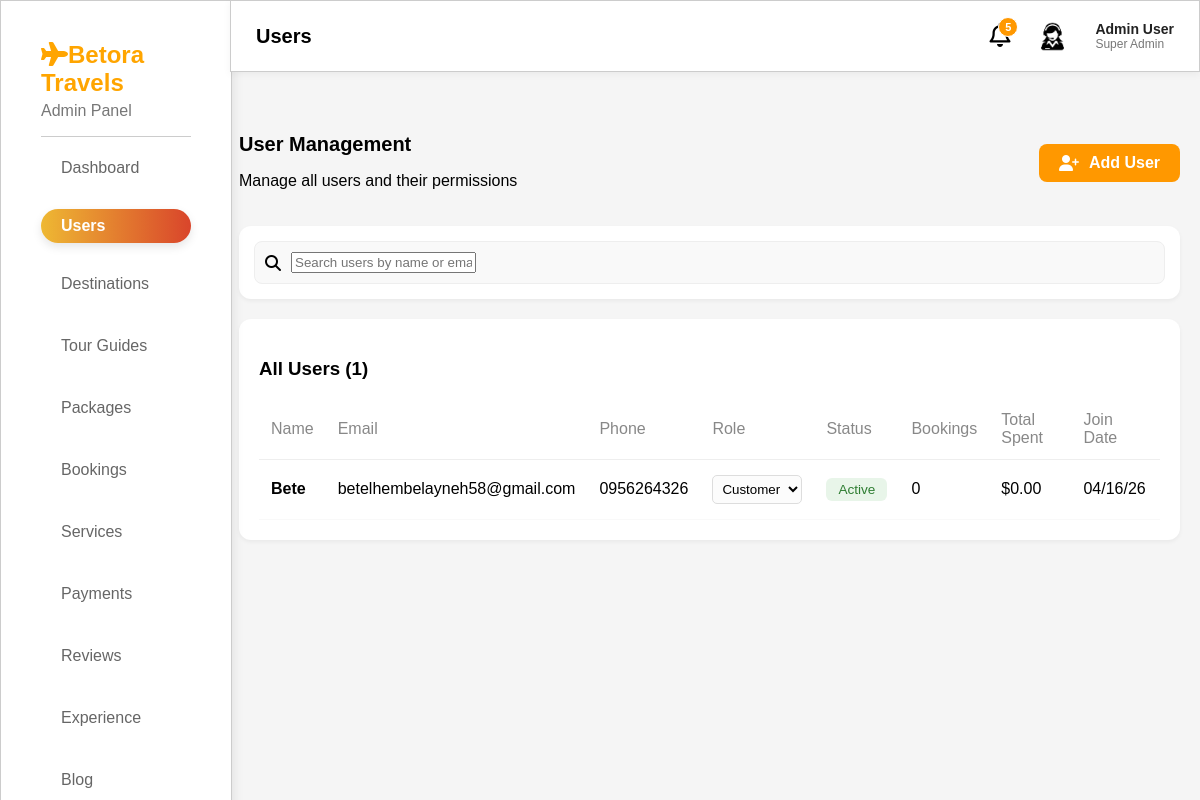
Page /admin/users.php on the earlier database version.
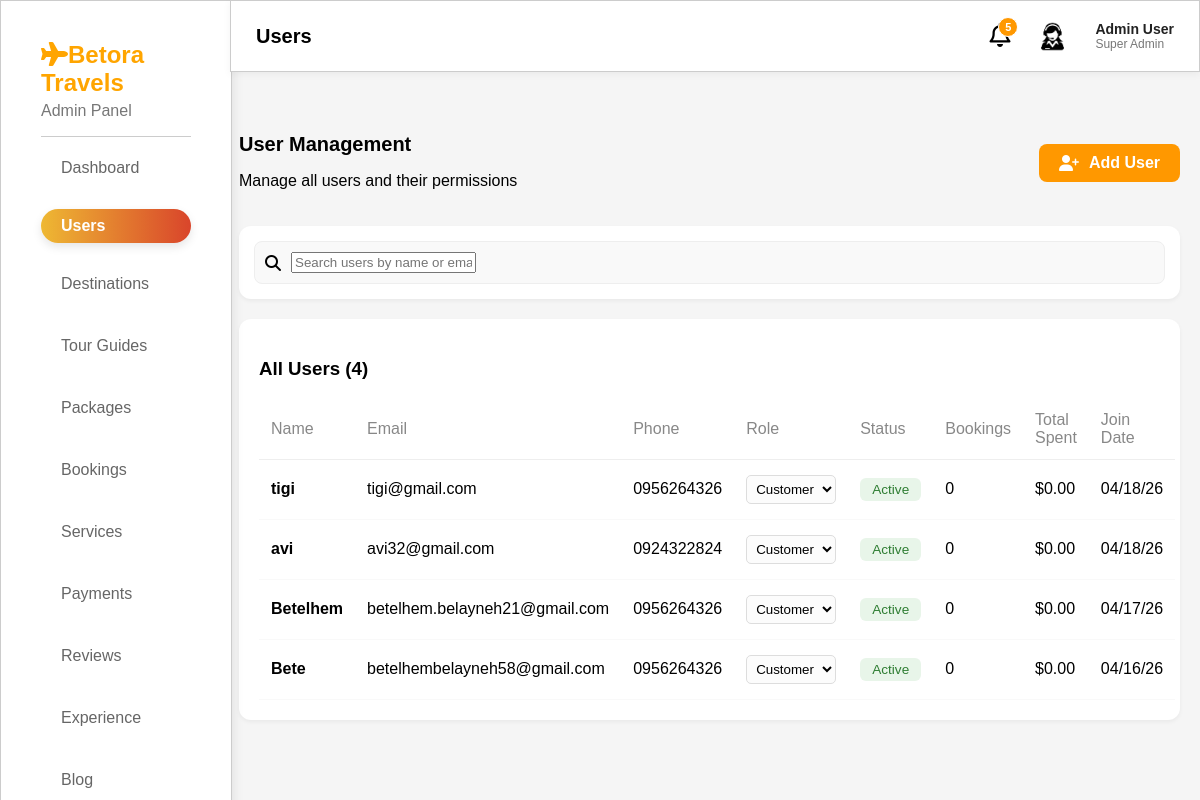
Same page on the later database version.
### tables this page shows
CREATE TABLE `users` (
  `id` int(11) NOT NULL,
  `fullname` varchar(100) DEFAULT NULL,
  `username` varchar(50) NOT NULL,
  `email` varchar(100) DEFAULT NULL,
  `password` varchar(255) DEFAULT NULL,
  `phone` varchar(20) DEFAULT NULL,
  `role` enum('admin','customer') DEFAULT 'customer',
  `created_at` timestamp NOT NULL DEFAULT current_timestamp()
);

### admin/users.php (the view, shortened to what this page needs)
<?php
$conn = new mysqli("localhost", "root","","travel_db");
$pageTitle = "Users";
$query = "
SELECT
    u.*,
    COUNT(b.id) AS bookings_count,
    COALESCE(SUM(b.total_price),0) AS total_spent
FROM users u
LEFT JOIN bookings b ON u.id = b.user_id
GROUP BY u.id
ORDER BY u.id DESC
";
$result = $conn->query($query);
$user_count = $result->num_rows;
?>
<!DOCTYPE html>
<html lang="en">
<head>
    <link rel="stylesheet" href="users.css">
    <?php include
    "layout.php"; ?>
    <link rel="stylesheet" href="https://cdnjs.cloudflare.com/ajax/libs/font-awesome/6.5.0/css/all.min.css">
</head>
<body>
<div class="user-management-container">
    <div class="page-header">
        <div>
            <h1>User Management</h1>
            <p>Manage all users and their permissions</p>
        </div>
        <a href="add_user.php" class="btn-add-user">
            <i class="fa-solid fa-user-plus"></i> Add User
        </a>
    </div>
    <div class="search-section">
        <div class="search-wrapper">
            <i class="fa-solid fa-magnifying-glass"></i>
            <input type="text" placeholder="Search users by name or email...">
        </div>
    </div>
    <div class="table-card">
        <h3>All Users (<?php echo $user_count; ?>)</h3>
        <div class="table-responsive">
            <table>
                <thead>
                    <tr>
                        <th>Name</th>
                        <th>Email</th>
                        <th>Phone</th>
                        <th>Role</th>
                        <th>Status</th>
                        <th>Bookings</th>
                        <th>Total Spent</th>
                        <th>Join Date</th>
                    </tr>
                </thead>
                <tbody>
                    <?php while($row = $result->fetch_assoc()): ?>
                    <tr>
                        <td><strong><?php echo $row['fullname']; ?></strong></td>
                        <td><?php echo $row['email']; ?></td>
                        <td><?php echo $row['phone']; ?></td>
                        <td>
                            <select class="role-select">
        <option value="customer" <?php if($row['role']=='customer') echo 'selected'; ?>>Customer</option>
    </select>
                        </td>
                        <td><span class="status-pill active">Active</span></td>
<td><?php echo $row['bookings_count']; ?></td>
<td>$<?php echo number_format($row['total_spent'],2); ?></td>
                        <td><?php echo date('m/d/y', strtotime($row['created_at'])); ?></td>
                    </tr>
                    <?php endwhile; ?>
                </tbody>
            </table>
        </div>
    </div>
</div>
</body>
</html>

### admin/layout.php (shortened to what this page needs)
<?php
$current_page = basename($_SERVER['PHP_SELF']);
?>
<!DOCTYPE html>
<html lang="en">
<head>
    <link rel="stylesheet" href="style.css">
    <link rel="stylesheet" href="https://cdnjs.cloudflare.com/ajax/libs/font-awesome/6.5.0/css/all.min.css">
</head>
<body>
    <div class="sidebar">
    <div class="logo">
        <h2><i class="fa fa-plane"></i>Betora Travels</h2>
        <p>Admin Panel</p>
    </div>
    <ul class="sidebar-menu">
    <li class="<?php echo ($current_page == 'dashboard.php') ? 'active' : ''; ?>">
        <a href="dashboard.php">Dashboard</a>
    </li>
    <li class="<?php echo ($current_page == 'users.php') ? 'active' : ''; ?>">
        <a href="users.php">Users</a>
    </li>
    <li class="<?php echo ($current_page == 'destinations.php') ? 'active' : ''; ?>">
        <a href="destinations.php">Destinations</a>
    </li>
    <li class="<?php echo ($current_page == 'guides.php') ? 'active' : ''; ?>">
        <a href="guides.php">Tour Guides</a>
    </li>
    <li class="<?php echo ($current_page == 'packages.php') ? 'active' : ''; ?>">
        <a href="packages.php">Packages</a>
    </li>
    <li class="<?php echo ($current_page == 'bookings.php') ? 'active' : ''; ?>">
        <a href="bookings.php">Bookings</a>
    </li>
     <li class="<?php echo ($current_page == 'services.php') ? 'active' : ''; ?>">
        <a href="services.php">Services</a>
    </li>
     <li class="<?php echo ($current_page == 'payments.php') ? 'active' : ''; ?>">
        <a href="payments.php">Payments</a>
    </li>
     <li class="<?php echo ($current_page == 'reviews.php') ? 'active' : ''; ?>">
        <a href="reviews.php">Reviews</a>
    </li>
     <li class="<?php echo ($current_page == 'experience.php') ? 'active' : ''; ?>">
        <a href="experience.php">Experience</a>
    </li>
    <li class="<?php echo ($current_page == 'blog.php') ? 'active' : ''; ?>">
    <a href="blog.php">Blog</a>
    </li>
</ul>
</div>
<div class="topbar">
    <h1><?php echo $pageTitle; ?></h1>
     <div class="admin-info">
             <div class="notification-container">
    <i class="fa-regular fa-bell"></i>
    <span class="badge">5</span>
</div>
        <img src="admin\admin.jpg" alt="Admin">
        <div class="admin-text">
            <span class="admin-name">Admin User</span>
            <span class="admin-role">Super Admin</span>
        </div>
    </div>
</div>
</body>

### admin/users.css (style rules this page uses)
.page-header { display: flex; justify-content: space-between; align-items: center; margin-bottom: 20px; }
.btn-add-user { background-color: #ff9800; color: white; padding: 10px 20px; border-radius: 8px; text-decoration: none; font-weight: bold; display: flex; align-items: center; gap: 10px; }
.search-section { background: white; padding: 15px; border-radius: 12px; margin-bottom: 20px; box-shadow: 0 2px 4px rgba(0,0,0,0.05); }
.search-wrapper { display: flex; align-items: center; gap: 10px; background: #f9f9f9; padding: 10px; border-radius: 8px; border: 1px solid #eee; }
.table-card { background: white; border-radius: 12px; padding: 20px; box-shadow: 0 2px 4px rgba(0,0,0,0.05); }
table { width: 100%; border-collapse: collapse; }
th { text-align: left; color: #888; font-weight: 500; padding: 12px; border-bottom: 1px solid #eee; }
td { padding: 15px 12px; border-bottom: 1px solid #f9f9f9; }
.status-pill.active { background: #e8f5e9; color: #2e7d32; padding: 4px 12px; border-radius: 6px; font-size: 0.85rem; }
.role-select { padding: 5px; border-radius: 5px; border: 1px solid #ddd; background: #fcfcfc; }

### admin/style.css (style rules this page uses)
body { margin:0; font-family:Arial; background:#f5f5f5; }
.sidebar { border: 0.5px solid #ccc; position: fixed; top: 0; left: 0; width: 150px; height: 100vh; background: white; padding: 40px; box-shadow: 2px 0 10px rgba(0,0,0,0.08); overflow-y: auto; }
.logo h2 { color:orange; margin:0; }
.logo p { color:#777; margin-top:5px; }
.sidebar ul { list-style:none; padding:0; margin-top:10px; margin-bottom: 10px; }
.sidebar ul li { margin-bottom:20px; }
.sidebar-menu li a { display: block; padding: 12px 20px; color: #666; text-decoration: none; transition: all 0.3s ease; }
.sidebar-menu li.active a { padding: 8px 20px; border-radius: 30px; background: linear-gradient(90deg, #eeb833 0%, #d9452b 100%); color: white; font-weight: 600; cursor: pointer; box-shadow: 0 4px 10px rgba(0,0,0,0.1); }
.topbar { border: 0.5px solid #ccc; position:fixed; top:0; left:230px; right:0; height:70px; background:white; display:flex; justify-content:space-between; align-items:center; padding:0 25px; box-shadow:0 2px 8px rgba(0,0,0,0.05); }
.notification-container { position: relative; display: inline-block; font-size: 24px; color: #000; cursor: pointer; }
.badge { position: absolute; top: -5px; right: -8px; background-color: #ff9800; color: white; font-size: 11px; font-weight: bold; font-family: Arial, sans-serif; height: 18px; width: 18px; border-radius: 50%; display: flex; align-items: center; justify-content: center; border: 1.5px solid white; }
img { width: 60px; height: 60px; border-radius: 50%; }
.admin-info { right: 100px; display:flex; align-items:center; gap:20px; }
.admin-info img { width:45px; height:45px; border-radius:50%; object-fit:cover; }
h1 { font-size: 20px; }
.admin-text { display:flex; flex-direction:column; }
.admin-name { font-size:14px; font-weight:bold; color:#222; }
.admin-role { font-size:12px; color:#777; }
.status-pill { padding: 2px 8px; border-radius: 4px; font-size: 11px; }
.user-management-container { margin-left: 239px; margin-right: 20px; margin-top: 120px; }

Differences in the rows shown:
added users: fullname "tigi", email "tigi@gmail.com", phone "0956264326", role "Customer", bookings_count "0", total_spent "0.00", created_at "04/18/26"
added users: fullname "avi", email "avi32@gmail.com", phone "0924322824", role "Customer", bookings_count "0", total_spent "0.00", created_at "04/18/26"
added users: fullname "Betelhem", email "betelhem.belayneh21@gmail.com", phone "0956264326", role "Customer", bookings_count "0", total_spent "0.00", created_at "04/17/26"
Other differences:
$user_count: "1" → "4"
